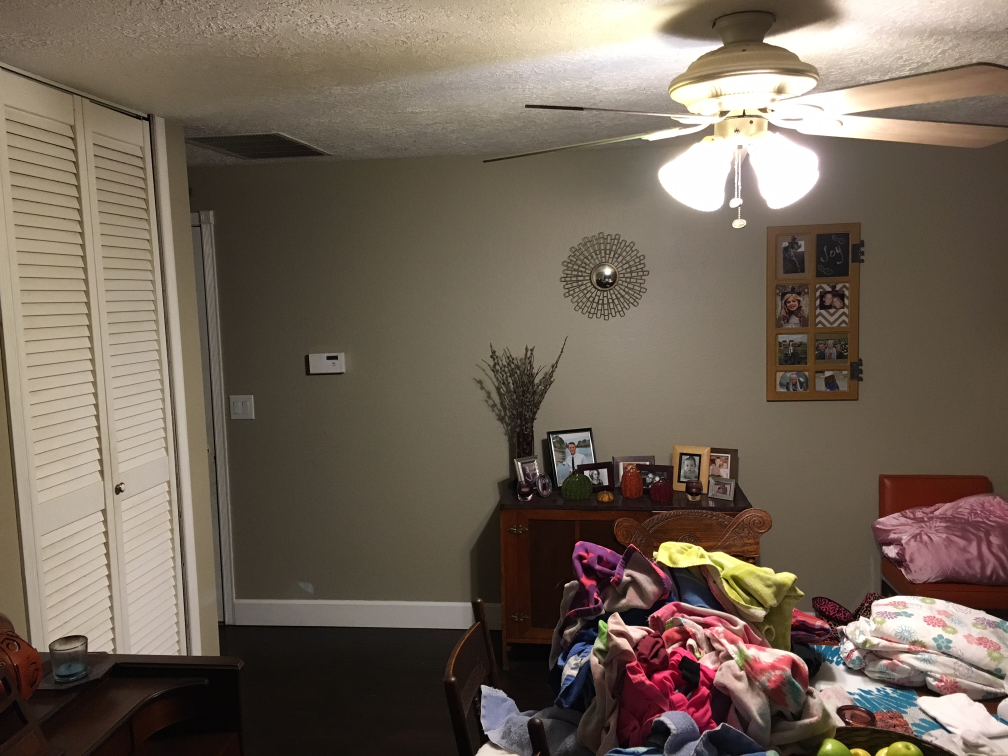
#> input picture images/image1.JPG, 2016 x 1512 px (shown at 1/2 size)
$ python -i Stitcher.py   (imports and definitions only)
#> lines starting #> are read from the running program, lines starting #| are printed output that depends on the picture
import numpy
import imutils
import cv2


class Stitcher:
    def __init__(self):
        self.isv3 = imutils.is_cv3()

    def stitch(self, images, ratio=0.75, reprojection_threshold=4.0,
               show_matches=False):
        (image_b, image_a) = images
        (key_points_a, features_a) = self.detect_and_describe(image_a)
        (key_points_b, features_b) = self.detect_and_describe(image_b)

        keypoint_matches = self.match_keypoints(key_points_a,
                                                key_points_b,
                                                features_a,
                                                features_b,
                                                ratio,
                                                reprojection_threshold)
        if keypoint_matches is None:
            print("No matches in images")
            return None

        (matches, homography_matrix, status) = keypoint_matches
        keypoint_image = cv2.warpPerspective(image_a,
                                             homography_matrix,
                                             (image_a.shape[1] +
                                              image_b.shape[1],
                                              image_a.shape[0])
                                             )
        keypoint_image[0:image_b.shape[0], 0:image_b.shape[1]] = image_b

        if show_matches:
            visualization = self.draw_matches(image_a,
                                              image_b,
                                              key_points_a,
                                              key_points_b,
                                              matches,
                                              status
                                              )
            return keypoint_image, visualization

        return keypoint_image

    # [70 lines left out: functions detect_and_describe, match_keypoints, draw_matches, not called in this run]

>>> import cv2
>>> picture = cv2.imread('images/image1.JPG', cv2.IMREAD_GRAYSCALE)
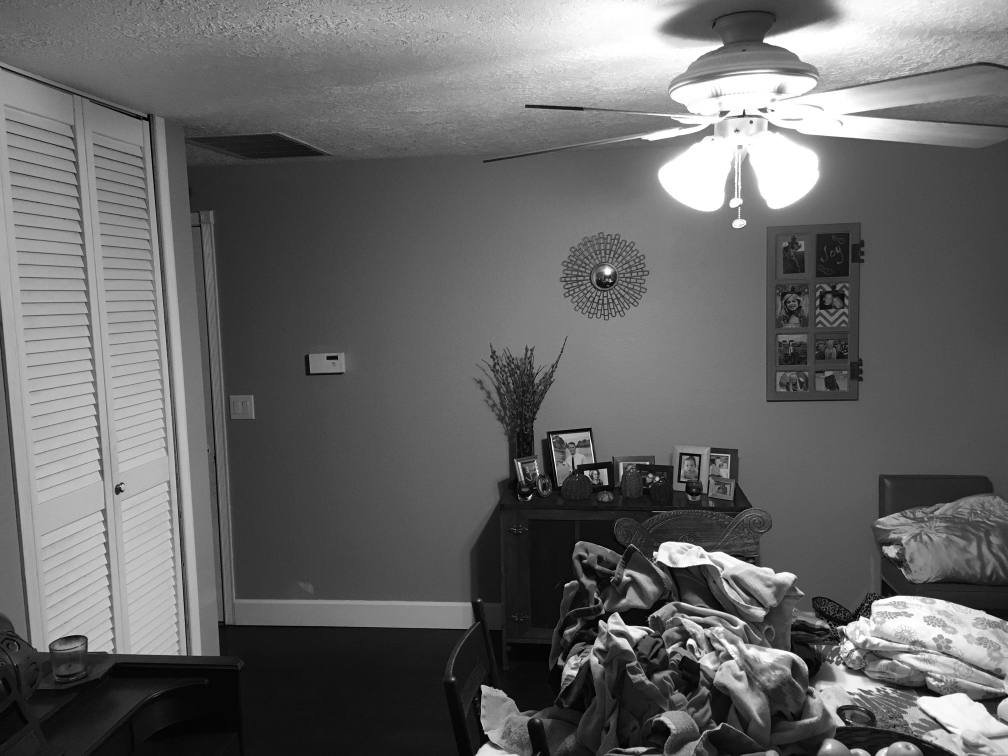
#> picture: shape (1512, 2016) (shown at 1/2 size); min 0, max 255, mean 103.1
>>> result = Stitcher().stitch(picture)
#> (the run stopped early here; a loop or call above may not have finished)

$ run again, on images/image2.JPG
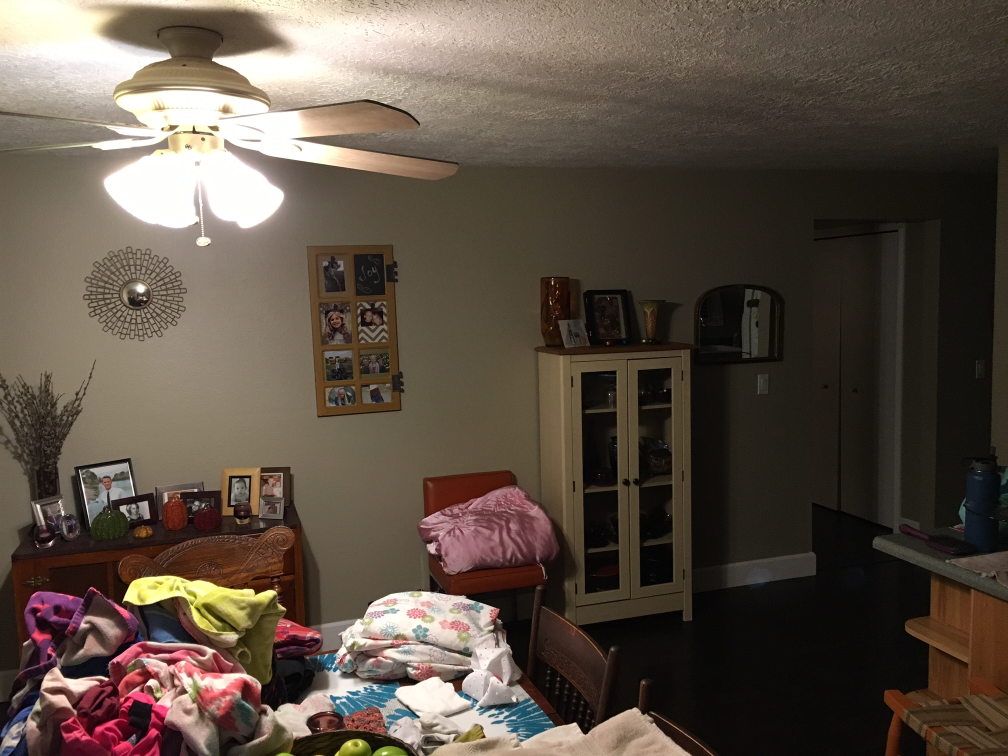
#> input picture images/image2.JPG, 2016 x 1512 px (shown at 1/2 size)
#> `picture = cv2.imread('images/image1.JPG', cv2.IMREAD_GRAYSCALE)`:
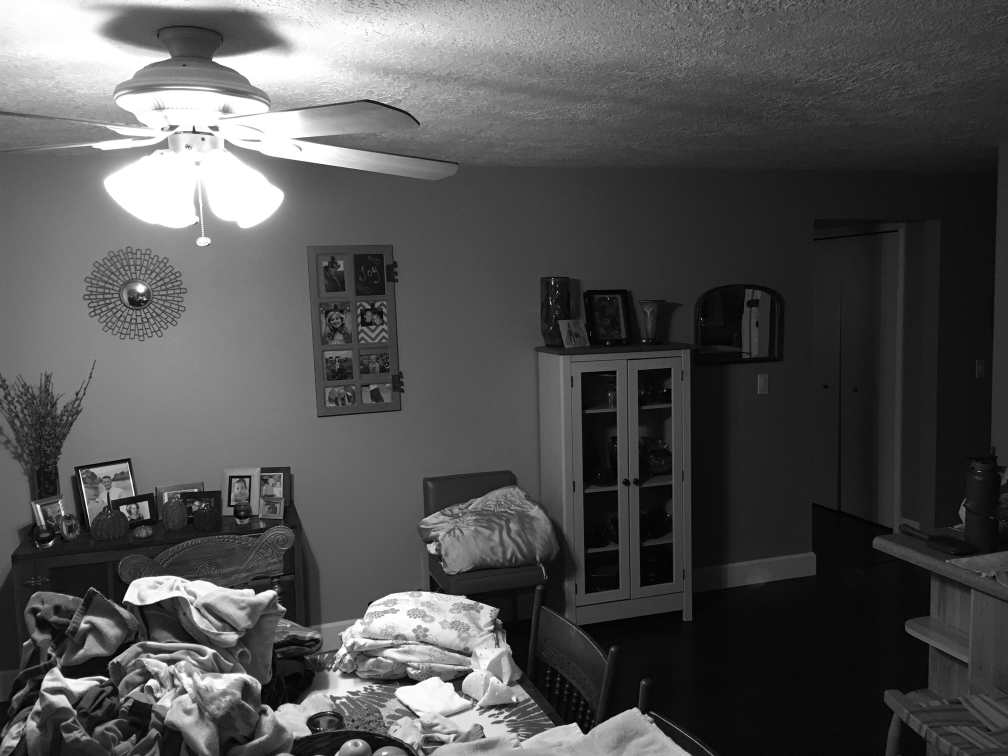
#> picture: shape (1512, 2016) (shown at 1/2 size); min 0, max 255, mean 81.7
